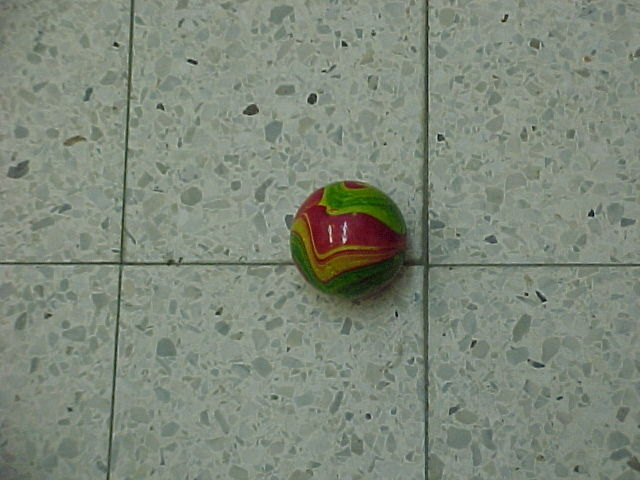
%> input picture matlab_code/Training Set/MVC-001F.JPG, 640 x 480 px; its folder holds only this picture in this run
$ octave detection_test.m   (GNU Octave 9; MATLAB toolbox functions it lacks are replaced by stand-ins)
%> lines starting %> are read from the running program, lines starting %| are printed output that depends on the picture
### matlab_code/detector/load_detector.m
function [balls_detector] = load_detector(color_hist_path, grad_hist_path, texture_matrices_path, classifier_path, img_path)
%> called with color_hist_path = '..\color_model\sample_hs_histograms.mat', grad_hist_path = '..\feature_extraction\grads_hists.mat', classifier_path = 'balls_classifier_data.mat', img_path = '..\Training Set\MVC-001F.JPG'
%LOAD_DETECTOR Loads ball classifier detector, which can be used for
% detection (in detect_ball) later
%   color_hist_path - path of color histograms that are used by the detector
%   grad_hist_path - path of gradient histograms that are used by the detector
%   texture_matrices_path - path of texture co-occurance matrices that are used by the detector
%   classifier_path - stores features data
%   img_path - if supplied, histograms and textures from this image will
%   not be used by the detector (test image cannot be part of training data)


load(color_hist_path);
load(texture_matrices_path);
load(classifier_path);
load(grad_hist_path);

% filter out detector data from this image
detector_hists = [];
detector_ghists = [];
detector_comatrices = cell(0);
if(exist('img_path', 'var'))
    [~,fname,fext] = fileparts(img_path);

    valid_hist_files = ~cellfun(@(entry) strcmp(entry.file_name, [fname fext]), sample_hist);
else
    valid_hist_files = ones(length(sample_hist));
end

for hist_file_idx=1:length(valid_hist_files)
    is_valid_file =  valid_hist_files(hist_file_idx);
    if(~is_valid_file)
        continue;
    end

    detector_hists  = vertcat(detector_hists, sample_hist{hist_file_idx}.data); %#ok

    for num_samp=1:length(samples_Comatrix(hist_file_idx).data)
        detector_comatrices{end+1} = samples_Comatrix(hist_file_idx).data{num_samp};
        detector_ghists = vertcat(detector_ghists, grads_hists(hist_file_idx).data{num_samp});
    end
end

% use average of color and gradient histograms
% (produces more stable features)
detector_ghists = sum(detector_ghists) / sum(detector_ghists(:));
detector_hists = sum(detector_hists) / sum(detector_hists(:));

% add data to detector struct
balls_detector.color_model.bin_lims = bin_lims;
balls_detector.color_model.color_hists = detector_hists;
balls_detector.grads_hists = detector_ghists;
balls_detector.texture_comatrices = detector_comatrices;
balls_detector.classifier_features = ball_classifier;

### matlab_code/detector/label_circles.m
function [circle_labels, num_clusters] = label_circles(circles, overlap_th)
%LABEL_CIRCLES connected components labeling for list of circles
%   circles: each row is a circle, in format: [center_x, center_y, radius]
%   overlap_th: circle pairs are considered as connected if their overlap
%       measure is larger than overlap_th, where:
%       overlap measure = intersection_area/min_area
%   circle_labels: connected component label for each circle
%   num_clusters:  number of circle clusters

connection_list = [];
num_circles = size(circles,1);

% calc overlap measure between all pairs of circles
% overlap measure = intersection_area / min_area
A = area_intersect_circle_analytical(circles);
intersection_area = A;
circ_area = diag(A);
circ_area_mat1 = repmat(circ_area, [1 num_circles]);
circ_area_mat2 = circ_area_mat1';
min_area = min(cat(3,circ_area_mat1,circ_area_mat2),[],3);
overlap_measure = intersection_area ./ min_area;

circ_has_connections = false(num_circles,1);

% pairs of circles for which the overlap measure is higher than
% the overlap threshold are "connected in the graph"
for circ_i=1:num_circles
    found_connections = false;
    for circ_j=circ_i+1:num_circles
        if(overlap_measure(circ_i,circ_j) >= overlap_th)
            connection_list = vertcat(connection_list, [circ_i circ_j]);
            circ_has_connections(circ_i) = true;
            circ_has_connections(circ_j) = true;
        end
    end
    if(~circ_has_connections(circ_i))
        connection_list = vertcat(connection_list, [circ_i circ_i]);
    end
end

% cluster connected circles
circ_graph = sparse( connection_list(:,1), connection_list(:,2), 1, max(connection_list(:)), max(connection_list(:)) );
circ_graph = circ_graph + circ_graph.'; %' make graph undirected
[num_clusters, circle_labels] = graphconncomp(circ_graph);

end

### matlab_code/feature_extraction/area_intersect_circle_analytical.m
function M = area_intersect_circle_analytical(varargin)
% Compute the overlap area between 2 circles defined in an array.
% Computation is vectorized, and intersection area are computed an
% analytical way.
%
% Input: Circles data presented in an array G of three columns.
%        G contains parameters of the n circles
%           . G(1:n,1) - x-coordinate of the center of circles,
%           . G(1:n,2) - y-coordinate of the center of circles,
%           . G(1:n,3) - radii of the circles
%        Each row of the array contains the information for one circle.
%
%        Input can also be provided in three different vectors. These
%        vectors can be row or column vectors. The 1st one corresponds to
%        x-coordinate of the center of circles, the 2nd one to the
%        y-cooridnate and the 3rd one to the radii of the circles.
%
%
% Output: Square matrix M(n,n) containing intersection areas between
% circles
%         M(i,j) contains the intersection area between circles i & j
%         By definition, M(i,i) corresponds to the area of circle i.
%
%
%%%%%%%%%%%%%%%%%%%%%%%%%%%%%%%%%%%%%%%%%%%%%%%%%%%%%%%%%%%%%%%%%%%%%%%%%%%
% For 2 circles i & j, three cases are possible depending on the distance
% d(i,j) of the centers of the circles i and j.
%   Case 1: Circles i & j do not overlap, there is no overlap area M(i,j)=0;
%             Condition: d(i,j)>= ri+rj
%             M(i,j) = 0;
%   Case 2: Circles i & j fully overlap, the overlap area has to be computed.
%             Condition: d(i,j)<= abs(ri-rj)
%            M(i,j) = pi*min(ri,rj).^2
%   Case 3: Circles i & j partially overlap, the overlap area has to be computed
%            decomposing the overlap area.
%             Condition: (d(i,j)> abs(ri-rj)) & (d(i,j)<(ri+rj))
%            M(i,j) = f(xi,yi,ri,xj,yj,rj)
%                   = ri^2*arctan2(yk,xk)+ ...
%                     rj^2*arctan2(yk,d(i,j)-xk)-d(i,j)*yk
%             where xk = (ri^2-rj^2+d(i,j)^2)/(2*d(i,j))
%                   yk = sqrt(ri^2-xk^2)
%%%%%%%%%%%%%%%%%%%%%%%%%%%%%%%%%%%%%%%%%%%%%%%%%%%%%%%%%%%%%%%%%%%%%%%%%%%
%
% Guillaume JACQUENOT
% guillaume.jacquenot@gmail.com
% 2007_06_08

% Some explanations, comments were added. Input arguments are detailed.
% Verifications of input arguments are performed.
% The number of calculations has been divided by two.


if nargin==0
    % Performs an example
    % Creation of 5 circles
    x = [0,1,5,3,-5];
    y = [0,4,3,7,0];
    r = [1,5,3,2,2];
elseif nargin==1
    temp = varargin{1};
    x = temp(:,1);
    y = temp(:,2);
    r = temp(:,3);
elseif nargin==3
    x = varargin{1};
    y = varargin{2};
    r = varargin{3};
else
    error('The number of arguments must 0, 1 or 3')
end

% Inputs are reshaped in
size_x = numel(x);
size_y = numel(y);
size_r = numel(r);

x = reshape(x,size_x,1);
y = reshape(y,size_y,1);
r = reshape(r,size_r,1);

% Checking if the three input vectors have the same length
if (size_x~=size_y)||(size_x~=size_r)
    error('Input of function must be the same length')
end

% Checking if there is any negative or null radius
if any(r<=0)
    disp('Circles with null or negative radius won''t be taken into account in the computation.')
    temp = (r>0);
    x = x(temp);
    y = y(temp);
    r = r(temp);
end

% Checking the size of the input argument
if size_x==1
    M = pi*r.^2;
    return
end

% Computation of distance between all circles, which will allow to
% determine which cases to use.
[X,Y] = meshgrid(x,y);
D     = sqrt((X-X').^2+(Y-Y').^2);
% Since the resulting matrix M is symmetric M(i,j)=M(j,i), computations are
% performed only on the upper part of the matrix
D = triu(D,1);

[R1,R2] = meshgrid(r);
sumR    = triu(R1+R2,1);
difR    = triu(abs(R1-R2),1);


% Creating the resulting vector
M = zeros(size_x*size_x,1);

%%%%%%%%%%%%%%%%%%%%%%%%%%%%%%%%%%%%%%%%%%%%%%%%%%%%%%%%%%%%%%%%%%%%%%%%%%%
%%% Case 2: Circles i & j fully overlap
% One of the circles is inside the other one.
C1    = triu(D<=difR);
M(C1) = pi*min(R1(C1),R2(C1)).^2;

%%%%%%%%%%%%%%%%%%%%%%%%%%%%%%%%%%%%%%%%%%%%%%%%%%%%%%%%%%%%%%%%%%%%%%%%%%%
%%% Case 3: Circles i & j partially overlap
% Partial intersection between circles i & j
C2 = (D>difR)&(D<sumR);
% Computation of the coordinates of one of the intersection points of the
% circles i & j
Xi(C2,1) = (R1(C2).^2-R2(C2).^2+D(C2).^2)./(2*D(C2));
Yi(C2,1) = sqrt(R1(C2).^2-Xi(C2).^2);
% Computation of the partial intersection area between circles i & j
M(C2,1) = R1(C2).^2.*atan2(Yi(C2,1),Xi(C2,1))+...
          R2(C2).^2.*atan2(Yi(C2,1),(D(C2)-Xi(C2,1)))-...
          D(C2).*Yi(C2,1);

%%%%%%%%%%%%%%%%%%%%%%%%%%%%%%%%%%%%%%%%%%%%%%%%%%%%%%%%%%%%%%%%%%%%%%%%%%%

% Compute the area of each circle. Assign the results to the diagonal of M
M(1:size_x+1:size_x*size_x) = pi.*r.^2;

% Conversion of vector M to matrix M
M = reshape(M,size_x,size_x);

% Creating the lower part of the matrix
M = M + tril(M',-1);


% Display results if no argument is provided
if nargin==0
    f = figure;
    hAxs = axes('Parent',f);
    hold on, box on, axis equal
    xlabel('x')
    ylabel('y','Rotation',0)
    title('Compute the intersection area between 2 circles a vectorized way for several cicles')
    text(-2,-2,'Numbers on lines represent the intersection')
    text(-2,-3,'area between 2 circles')
    axis([-8 9 -4 10])
    colour = rand(size_x,3);
    for t = 1: size_x
        plot(x(t)+r(t).*cos(0:2*pi/100:2*pi),...
             y(t)+r(t).*sin(0:2*pi/100:2*pi),'color',colour(t,:),'parent',hAxs)
        plot(x(t),y(t),'+','color',colour(t,:),'parent',hAxs)
        for u = t+1:size_x
            if M(t,u)~=0
                plot([x(t),x(u)],[y(t),y(u)],'k-','parent',hAxs)
                text((x(t)+x(u))/2,(y(t)+y(u))/2,num2str(M(t,u)),...
                    'HorizontalAlignment','center',...
                    'BackgroundColor',[1 1 1],'parent',hAxs)
            end
        end

    end
end

% [23 lines of commented-out code are left out]

### matlab_code/detector/detection_test.m
addpath '..\feature_extraction';
addpath '..\color_model';

color_hist_path       = '..\color_model\sample_hs_histograms.mat';     % for color features
gradients_hist_path   = '..\feature_extraction\grads_hists.mat';     % for color features
texture_matrices_path = '..\feature_extraction\sample_comatrices.mat'; % for texture features
classifier_path       = 'balls_classifier_data.mat'; % features data
addpath '..\';
% img_path = '..\Training Set\MVC-001F.JPG'; % test image
% img_path = '..\Training Set\MVC-004F.JPG'; % test image
% img_path = '..\Training Set\MVC-023F.JPG'; % test image

img_path = dir('..\Training Set\*.jpg');
%img_path = img_path(11);

overlap_th = 0.1;
detection_results = cell(size(img_path,1));

T0 = tic;
% for img_ind = 1:size(img_path,1)
for img_ind = 1:25
% for img_ind = 19
    % load detector
    [balls_detector] = load_detector(color_hist_path, gradients_hist_path, texture_matrices_path, classifier_path,...
        ['..\Training Set\' img_path(img_ind).name]);

    % load image
    I = imread(['..\Training Set\' img_path(img_ind).name]);
%> I is the input picture: size 480x640x3 uint8; mean R, G, B 126.8, 136.1, 122.3
    % imshow(I);
    % convert to hsv (detector's colorspace)
    I_hsv = rgb2hsv(I);
%> I_hsv: size 480x640x3 double; mean H, S, V 0.303, 0.123, 0.537
    %%
    % [12 lines of commented-out code are left out]
    scaling_factor = 5:-1:1;
    min_radius = 20;
    max_radius = 40;


% [9 lines of commented-out code are left out]
    Ie = edge(I(:,:,1),'canny') | edge(I(:,:,2),'canny');
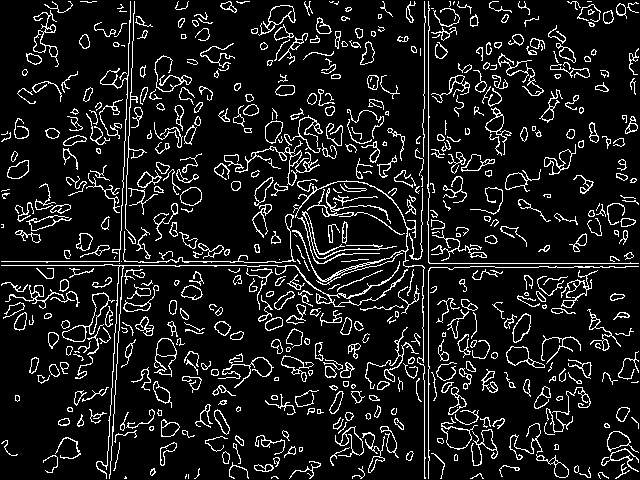
%> Ie: size 480x640 logical; 10.7% white in thin lines or dots


    sensitivity = 1;
    valid_mat = [];

    for ind=1:size(scaling_factor,2)
        radius_range = [min_radius max_radius];
%         [centers,radius,metric] = imfindcircles(I,radius_range,...
%             'Sensitivity',sensitivity,'ObjectPolarity','bright','EdgeThreshold',0.1);
%         [centers2,radius2,metric2] = imfindcircles(I,radius_range,...
%             'Sensitivity',sensitivity,'ObjectPolarity','dark','EdgeThreshold',0.1);
%         T_HOUGH = tic;
        Ie_scaled = imresize(Ie,1/scaling_factor(ind));
        [centers,radius,metric] = imfindcircles(Ie_scaled,radius_range,...
            'Sensitivity',sensitivity,'ObjectPolarity','bright','EdgeThreshold',0.1);
%         DT_hough(ind) = toc(T_HOUGH);

        %merge and sort bright and dark
        num_of_candidates = 30;
%         best_centers = vertcat(centers(1:num_of_candidates,:),centers2(1:num_of_candidates,:));
%         best_radius  = vertcat(radius(1:num_of_candidates),radius2(1:num_of_candidates));
%         best_metric  = vertcat(metric(1:num_of_candidates),metric2(1:num_of_candidates));

        best_centers = vertcat(centers(1:num_of_candidates,:),[]);
        best_radius  = vertcat(radius(1:num_of_candidates),[]);
        best_metric  = vertcat(metric(1:num_of_candidates),[]);

        %round and arrange the circles
        rad = round(best_radius);
        x = round(best_centers(:, 1));
        y = round(best_centers(:, 2));

        %remove circles that goes out of the image
        mask_vec = (y + rad < size(Ie_scaled,1) & y-rad > 0 & x+rad < size(Ie_scaled,2) & x-rad > 0);
        x = x(mask_vec);
        y = y(mask_vec);
        rad = rad(mask_vec);
        metric = best_metric(mask_vec);

% [6 lines of commented-out code are left out]
        detection_mat = zeros(size(I,1), size(I,2));
        valid_candidates = false(size(x));

        %descale x and y and rad;
        x = x.*scaling_factor(ind);
        y = y.*scaling_factor(ind);
        rad = rad.*scaling_factor(ind);
        for ind2=1:size(x);
            detector_grade = classify_region(balls_detector,I_hsv,x(ind2),y(ind2),rad(ind2));
            fprintf('img_ind=%d,ind=%d,ind2=%d,detector_grade=%d\n',img_ind,ind,ind2,detector_grade);
            if (detector_grade > 0)
                valid_mat = vertcat(valid_mat ,[x(ind2) y(ind2) rad(ind2) detector_grade metric(ind2)]);
            end
        end
    end
%> this loop made 5 passes
%> (printed output is left out)
%> pass 1, `Ie_scaled = imresize(Ie,1/scaling_factor(ind));`:
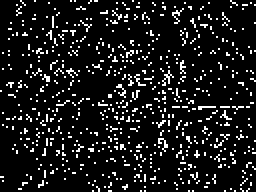
%> Ie_scaled: size 96x128 logical (shown 2 times larger); 10.5% white in thin lines or dots
%> pass 2, `Ie_scaled = imresize(Ie,1/scaling_factor(ind));`:
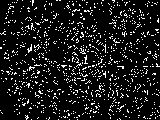
%> Ie_scaled: size 120x160 logical; 10.5% white in thin lines or dots
%> pass 3, `Ie_scaled = imresize(Ie,1/scaling_factor(ind));`:
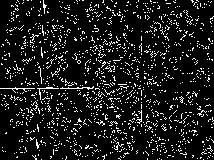
%> Ie_scaled: size 160x214 logical; 10.5% white in thin lines or dots
%> after the loop, valid_mat = [348 226 44 2.24 0.13; 370 236 31 1.59 0.129]
    %%
    %use the detector for each one of the candidate circles

    figure(img_ind);
    imshow(I);
    hold on;

    % cluster detected balls
    if(~isempty(valid_mat))
        [circle_labels, num_clusters] = label_circles(valid_mat(:,1:3), overlap_th);
%> in label_circles, `num_circles = size(circles,1);`: num_circles = 2
%> in area_intersect_circle_analytical, `temp = varargin{1};`: temp = [348 226 44; 370 236 31]
%> in area_intersect_circle_analytical, `x = temp(:,1);`: x = [348; 370]
%> in area_intersect_circle_analytical, `y = temp(:,2);`: y = [226; 236]
%> in area_intersect_circle_analytical, `r = temp(:,3);`: r = [44; 31]
%> in area_intersect_circle_analytical, `size_x = numel(x);`: size_x = 2
%> in area_intersect_circle_analytical, `D     = sqrt((X-X').^2+(Y-Y').^2);`: D = [0 24.17; 24.17 0]
%> in area_intersect_circle_analytical, `D = triu(D,1);`: D = [0 24.17; 0 0]
%> in area_intersect_circle_analytical, `sumR    = triu(R1+R2,1);`: sumR = [0 75; 0 0]
%> in area_intersect_circle_analytical, `difR    = triu(abs(R1-R2),1);`: difR = [0 13; 0 0]
%> in area_intersect_circle_analytical, `C1    = triu(D<=difR);`: C1 = [true false; false true]
%> in area_intersect_circle_analytical, `C2 = (D>difR)&(D<sumR);`: C2 = [false true; false false]
%> in area_intersect_circle_analytical, `M = reshape(M,size_x,size_x);`: M = [6082.1 2488.1; 0 3019.1]
%> in area_intersect_circle_analytical, `M = M + tril(M',-1);`: M = [6082.1 2488.1; 2488.1 3019.1]
%> in label_circles, `circ_area = diag(A);`: circ_area = [6082.1; 3019.1]
%> in label_circles, `circ_area_mat1 = repmat(circ_area, [1 num_circles]);`: circ_area_mat1 = [6082.1 6082.1; 3019.1 3019.1]
%> in label_circles, `circ_area_mat2 = circ_area_mat1';`: circ_area_mat2 = [6082.1 3019.1; 6082.1 3019.1]
%> in label_circles, `min_area = min(cat(3,circ_area_mat1,circ_area_mat2),[],3);`: min_area = [6082.1 3019.1; 3019.1 3019.1]
%> in label_circles, `overlap_measure = intersection_area ./ min_area;`: overlap_measure = [1 0.824; 0.824 1]
%> in label_circles, `circ_has_connections = false(num_circles,1);`: circ_has_connections = [false; false]
%> the loop in label_circles, `for circ_i=1:num_circles` made 2 passes
%> after the loop in label_circles, `for circ_i=1:num_circles`: circ_has_connections = [true; true]; connection_list = [1 2]
%> in label_circles, `circ_graph = sparse( connection_list(:,1), connection_list(:,2), 1, ma..`: circ_graph = [0 1; 0 0]
%> in label_circles, `circ_graph = circ_graph + circ_graph.'; %' make graph undirected`: circ_graph = [0 1; 1 0]
%> the run ends on the next line
